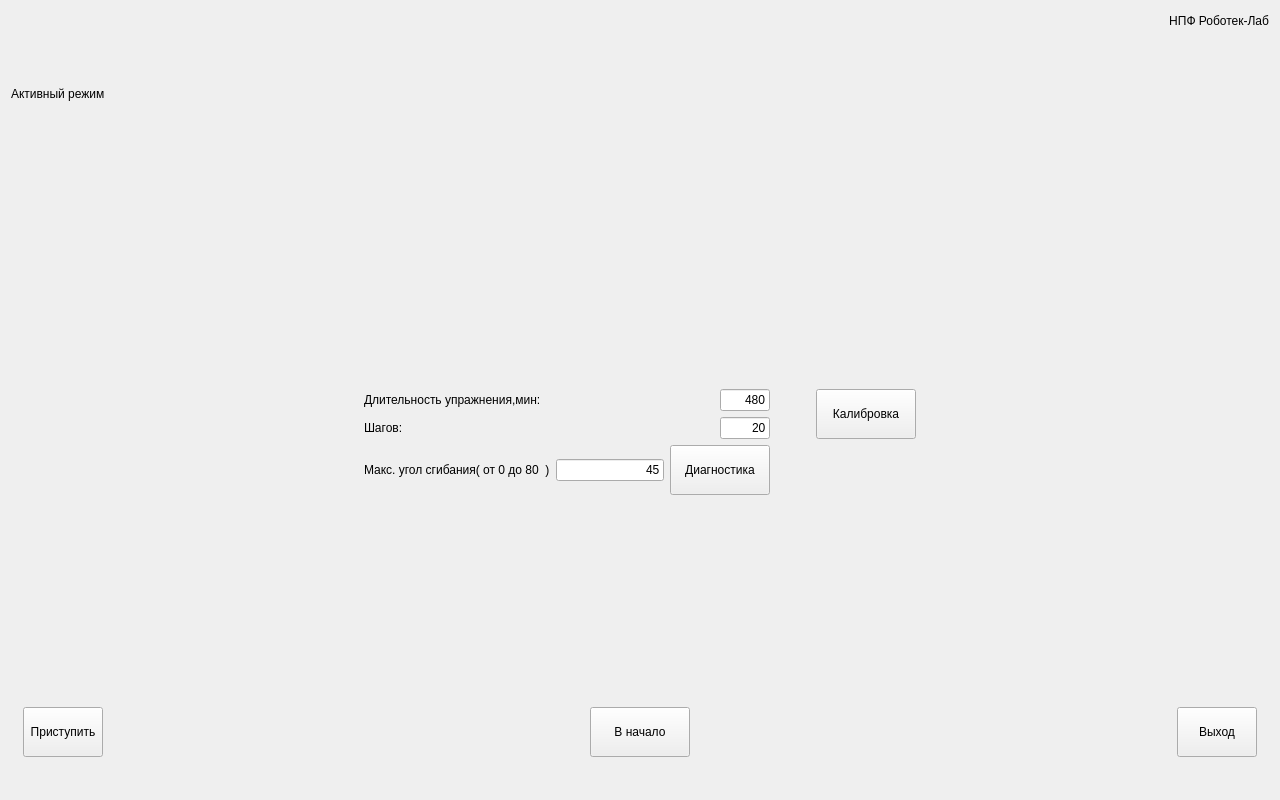
<?xml version="1.0" encoding="UTF-8"?>
<ui version="4.0">
 <class>ExerciseConfigPage</class>
 <widget class="QWidget" name="ExerciseConfigPage">
  <property name="geometry">
   <rect>
    <x>0</x>
    <y>0</y>
    <width>1280</width>
    <height>800</height>
   </rect>
  </property>
  <property name="windowTitle">
   <string>Form</string>
  </property>
  <layout class="QVBoxLayout" name="verticalLayout_5">
   <item>
    <layout class="QHBoxLayout" name="horizontalLayout_2" stretch="1,0,0">
     <item>
      <widget class="QLabel" name="label_page_title">
       <property name="sizePolicy">
        <sizepolicy hsizetype="Maximum" vsizetype="Fixed">
         <horstretch>0</horstretch>
         <verstretch>0</verstretch>
        </sizepolicy>
       </property>
       <property name="minimumSize">
        <size>
         <width>0</width>
         <height>50</height>
        </size>
       </property>
       <property name="maximumSize">
        <size>
         <width>800</width>
         <height>16777215</height>
        </size>
       </property>
       <property name="text">
        <string>Активный режим</string>
       </property>
      </widget>
     </item>
     <item>
      <spacer name="horizontalSpacer_4">
       <property name="orientation">
        <enum>Qt::Horizontal</enum>
       </property>
       <property name="sizeHint" stdset="0">
        <size>
         <width>40</width>
         <height>20</height>
        </size>
       </property>
      </spacer>
     </item>
     <item>
      <layout class="QVBoxLayout" name="verticalLayout">
       <property name="sizeConstraint">
        <enum>QLayout::SetFixedSize</enum>
       </property>
       <item>
        <widget class="QLabel" name="label_3">
         <property name="sizePolicy">
          <sizepolicy hsizetype="Fixed" vsizetype="Fixed">
           <horstretch>0</horstretch>
           <verstretch>0</verstretch>
          </sizepolicy>
         </property>
         <property name="minimumSize">
          <size>
           <width>200</width>
           <height>20</height>
          </size>
         </property>
         <property name="maximumSize">
          <size>
           <width>200</width>
           <height>20</height>
          </size>
         </property>
         <property name="text">
          <string>НПФ Роботек-Лаб</string>
         </property>
         <property name="alignment">
          <set>Qt::AlignRight|Qt::AlignTrailing|Qt::AlignVCenter</set>
         </property>
        </widget>
       </item>
       <item>
        <spacer name="verticalSpacer_3">
         <property name="orientation">
          <enum>Qt::Vertical</enum>
         </property>
         <property name="sizeHint" stdset="0">
          <size>
           <width>17</width>
           <height>13</height>
          </size>
         </property>
        </spacer>
       </item>
       <item>
        <widget class="QLabel" name="label_operator">
         <property name="sizePolicy">
          <sizepolicy hsizetype="Fixed" vsizetype="Fixed">
           <horstretch>0</horstretch>
           <verstretch>0</verstretch>
          </sizepolicy>
         </property>
         <property name="minimumSize">
          <size>
           <width>200</width>
           <height>20</height>
          </size>
         </property>
         <property name="maximumSize">
          <size>
           <width>200</width>
           <height>20</height>
          </size>
         </property>
         <property name="text">
          <string/>
         </property>
         <property name="alignment">
          <set>Qt::AlignRight|Qt::AlignTrailing|Qt::AlignVCenter</set>
         </property>
        </widget>
       </item>
      </layout>
     </item>
    </layout>
   </item>
   <item>
    <spacer name="verticalSpacer_2">
     <property name="orientation">
      <enum>Qt::Vertical</enum>
     </property>
     <property name="sizeHint" stdset="0">
      <size>
       <width>20</width>
       <height>151</height>
      </size>
     </property>
    </spacer>
   </item>
   <item>
    <layout class="QVBoxLayout" name="verticalLayout_3">
     <item>
      <spacer name="verticalSpacer_6">
       <property name="orientation">
        <enum>Qt::Vertical</enum>
       </property>
       <property name="sizeHint" stdset="0">
        <size>
         <width>20</width>
         <height>40</height>
        </size>
       </property>
      </spacer>
     </item>
     <item>
      <layout class="QHBoxLayout" name="horizontalLayout_7">
       <item>
        <spacer name="horizontalSpacer">
         <property name="orientation">
          <enum>Qt::Horizontal</enum>
         </property>
         <property name="sizeHint" stdset="0">
          <size>
           <width>40</width>
           <height>20</height>
          </size>
         </property>
        </spacer>
       </item>
       <item>
        <layout class="QHBoxLayout" name="horizontalLayout_3">
         <item>
          <layout class="QVBoxLayout" name="verticalLayout_4">
           <item>
            <layout class="QHBoxLayout" name="horizontalLayout_6">
             <item>
              <widget class="QLabel" name="label_4">
               <property name="minimumSize">
                <size>
                 <width>180</width>
                 <height>0</height>
                </size>
               </property>
               <property name="text">
                <string>Длительность упражнения,мин:</string>
               </property>
              </widget>
             </item>
             <item>
              <widget class="QLineEdit" name="lineEdit_duration">
               <property name="minimumSize">
                <size>
                 <width>50</width>
                 <height>0</height>
                </size>
               </property>
               <property name="maximumSize">
                <size>
                 <width>50</width>
                 <height>16777215</height>
                </size>
               </property>
               <property name="text">
                <string>480</string>
               </property>
               <property name="alignment">
                <set>Qt::AlignRight|Qt::AlignTrailing|Qt::AlignVCenter</set>
               </property>
              </widget>
             </item>
            </layout>
           </item>
           <item>
            <layout class="QHBoxLayout" name="horizontalLayout_5">
             <item>
              <widget class="QLabel" name="label">
               <property name="minimumSize">
                <size>
                 <width>180</width>
                 <height>0</height>
                </size>
               </property>
               <property name="text">
                <string>Шагов:</string>
               </property>
              </widget>
             </item>
             <item>
              <widget class="QLineEdit" name="lineEdit_steps">
               <property name="minimumSize">
                <size>
                 <width>50</width>
                 <height>0</height>
                </size>
               </property>
               <property name="maximumSize">
                <size>
                 <width>50</width>
                 <height>16777215</height>
                </size>
               </property>
               <property name="text">
                <string>20</string>
               </property>
               <property name="alignment">
                <set>Qt::AlignRight|Qt::AlignTrailing|Qt::AlignVCenter</set>
               </property>
              </widget>
             </item>
            </layout>
           </item>
           <item>
            <layout class="QHBoxLayout" name="horizontalLayout_4">
             <item>
              <widget class="QLabel" name="label_2">
               <property name="minimumSize">
                <size>
                 <width>180</width>
                 <height>0</height>
                </size>
               </property>
               <property name="text">
                <string>Макс. угол сгибания( от 0 до 80  )</string>
               </property>
              </widget>
             </item>
             <item>
              <widget class="QLineEdit" name="lineEdit_max_angle">
               <property name="minimumSize">
                <size>
                 <width>50</width>
                 <height>0</height>
                </size>
               </property>
               <property name="text">
                <string>45</string>
               </property>
               <property name="alignment">
                <set>Qt::AlignRight|Qt::AlignTrailing|Qt::AlignVCenter</set>
               </property>
              </widget>
             </item>
             <item>
              <widget class="QPushButton" name="pushButton_diagnostics">
               <property name="minimumSize">
                <size>
                 <width>100</width>
                 <height>50</height>
                </size>
               </property>
               <property name="text">
                <string>Диагностика</string>
               </property>
              </widget>
             </item>
            </layout>
           </item>
          </layout>
         </item>
         <item>
          <spacer name="horizontalSpacer_7">
           <property name="orientation">
            <enum>Qt::Horizontal</enum>
           </property>
           <property name="sizeHint" stdset="0">
            <size>
             <width>40</width>
             <height>20</height>
            </size>
           </property>
          </spacer>
         </item>
         <item>
          <layout class="QVBoxLayout" name="verticalLayout_2">
           <item>
            <widget class="QPushButton" name="pushButton_calibration">
             <property name="minimumSize">
              <size>
               <width>100</width>
               <height>50</height>
              </size>
             </property>
             <property name="text">
              <string>Калибровка</string>
             </property>
            </widget>
           </item>
           <item>
            <spacer name="verticalSpacer_4">
             <property name="orientation">
              <enum>Qt::Vertical</enum>
             </property>
             <property name="sizeHint" stdset="0">
              <size>
               <width>20</width>
               <height>40</height>
              </size>
             </property>
            </spacer>
           </item>
          </layout>
         </item>
        </layout>
       </item>
       <item>
        <spacer name="horizontalSpacer_6">
         <property name="orientation">
          <enum>Qt::Horizontal</enum>
         </property>
         <property name="sizeHint" stdset="0">
          <size>
           <width>40</width>
           <height>20</height>
          </size>
         </property>
        </spacer>
       </item>
      </layout>
     </item>
     <item>
      <spacer name="verticalSpacer_7">
       <property name="orientation">
        <enum>Qt::Vertical</enum>
       </property>
       <property name="sizeHint" stdset="0">
        <size>
         <width>20</width>
         <height>40</height>
        </size>
       </property>
      </spacer>
     </item>
    </layout>
   </item>
   <item>
    <spacer name="verticalSpacer_8">
     <property name="orientation">
      <enum>Qt::Vertical</enum>
     </property>
     <property name="sizeHint" stdset="0">
      <size>
       <width>20</width>
       <height>150</height>
      </size>
     </property>
    </spacer>
   </item>
   <item>
    <layout class="QHBoxLayout" name="horizontalLayout">
     <item>
      <spacer name="horizontalSpacer_2">
       <property name="orientation">
        <enum>Qt::Horizontal</enum>
       </property>
       <property name="sizeType">
        <enum>QSizePolicy::Fixed</enum>
       </property>
       <property name="sizeHint" stdset="0">
        <size>
         <width>12</width>
         <height>20</height>
        </size>
       </property>
      </spacer>
     </item>
     <item>
      <widget class="QPushButton" name="pushButton_forward">
       <property name="minimumSize">
        <size>
         <width>0</width>
         <height>50</height>
        </size>
       </property>
       <property name="text">
        <string>Приступить</string>
       </property>
      </widget>
     </item>
     <item>
      <spacer name="horizontalSpacer_5">
       <property name="orientation">
        <enum>Qt::Horizontal</enum>
       </property>
       <property name="sizeHint" stdset="0">
        <size>
         <width>40</width>
         <height>20</height>
        </size>
       </property>
      </spacer>
     </item>
     <item>
      <widget class="QPushButton" name="pushButton_to_start_pos">
       <property name="minimumSize">
        <size>
         <width>100</width>
         <height>50</height>
        </size>
       </property>
       <property name="text">
        <string>В начало</string>
       </property>
      </widget>
     </item>
     <item>
      <spacer name="horizontalSpacer_8">
       <property name="orientation">
        <enum>Qt::Horizontal</enum>
       </property>
       <property name="sizeHint" stdset="0">
        <size>
         <width>40</width>
         <height>20</height>
        </size>
       </property>
      </spacer>
     </item>
     <item>
      <widget class="QPushButton" name="pushButton_cancel">
       <property name="minimumSize">
        <size>
         <width>0</width>
         <height>50</height>
        </size>
       </property>
       <property name="text">
        <string>Выход</string>
       </property>
      </widget>
     </item>
     <item>
      <spacer name="horizontalSpacer_3">
       <property name="orientation">
        <enum>Qt::Horizontal</enum>
       </property>
       <property name="sizeType">
        <enum>QSizePolicy::Fixed</enum>
       </property>
       <property name="sizeHint" stdset="0">
        <size>
         <width>12</width>
         <height>20</height>
        </size>
       </property>
      </spacer>
     </item>
    </layout>
   </item>
   <item>
    <spacer name="verticalSpacer">
     <property name="orientation">
      <enum>Qt::Vertical</enum>
     </property>
     <property name="sizeType">
      <enum>QSizePolicy::Fixed</enum>
     </property>
     <property name="sizeHint" stdset="0">
      <size>
       <width>20</width>
       <height>32</height>
      </size>
     </property>
    </spacer>
   </item>
  </layout>
 </widget>
 <resources/>
 <connections/>
</ui>
